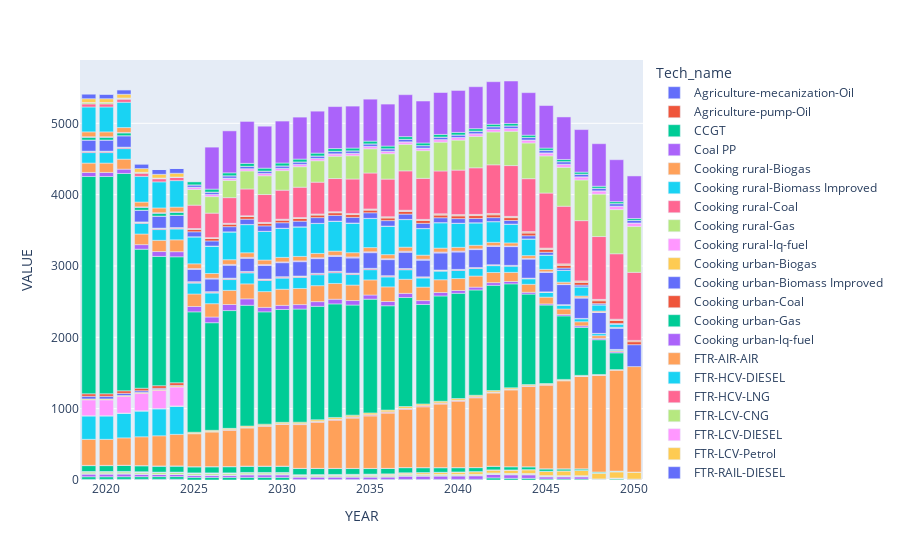

This figure's notebook cell:
### Code cell
px.bar(aet, x="YEAR", y='VALUE', color='Tech_name')
